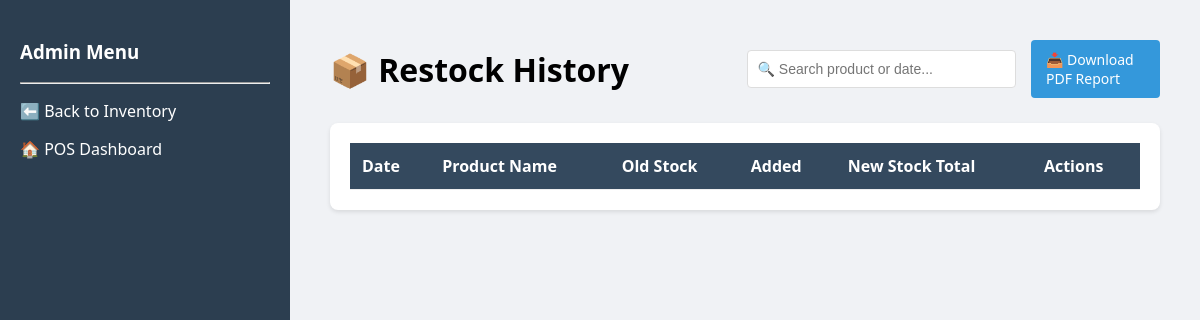
Page /restock_history (signed in) on the earlier database version.
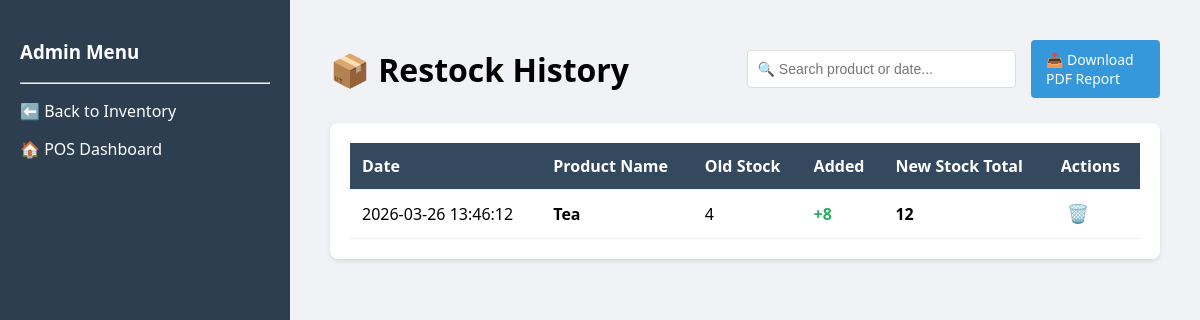
Same page on the later database version.
### tables this page shows
CREATE TABLE inventory_log (
            id INTEGER PRIMARY KEY AUTOINCREMENT,
            product_id INTEGER,
            old_quantity INTEGER,
            added_quantity INTEGER,
            new_quantity INTEGER,
            change_date DATETIME DEFAULT (strftime('%Y-%m-%d %H:%M:%S', 'now')),
            FOREIGN KEY (product_id) REFERENCES products (id)
            );

CREATE TABLE products (
            id INTEGER PRIMARY KEY AUTOINCREMENT, 
            name TEXT NOT NULL,
            category TEXT DEFAULT 'General', 
            sell_price REAL NOT NULL, 
            quantity INTEGER NOT NULL CHECK(quantity >= 0),
            is_active INTEGER DEFAULT 1,
            min_stock_level INTEGER DEFAULT 5,
            date_added DATETIME DEFAULT (strftime('%Y-%m-%d %H:%M:%S', 'now')));

### app.py (the view)
@app.route("/restock_history")
@login_required
@admin_required
def restock_history():
    db = get_db()
    logs = db.execute('''
        SELECT l.id, p.name, l.old_quantity, l.added_quantity, l.new_quantity, l.change_date
        FROM inventory_log l
        JOIN products p ON l.product_id = p.id
        ORDER BY l.change_date DESC
    ''').fetchall()
    return render_template("restock_history.html", logs=logs)

### app.py (called while the page is built)
def get_db():
    if 'db' not in g:
        g.db = sqlite3.connect(DATABASE)
        g.db.row_factory = sqlite3.Row
        g.db.execute("PRAGMA foreign_keys = ON")
    return g.db

@app.teardown_appcontext
def close_connection(exception):
    db = g.pop('db', None)
    if db is not None:
        db.close()

def login_required(f):
    @wraps(f)
    def decorated_function(*args, **kwargs):
        if 'user' not in session:
            return redirect(url_for('login'))
        return f(*args, **kwargs)
    return decorated_function

def admin_required(f):
    @wraps(f)
    def decorated_function(*args, **kwargs):
        if session.get('role') != 'Admin':
            flash("Unauthorized! Admin rights required.")
            return redirect(url_for('dashboard'))
        return f(*args, **kwargs)
    return decorated_function

@app.context_processor
def inject_shop():
    db = get_db()
    shop_data = db.execute("SELECT * FROM shop_settings WHERE id = 1").fetchone()
    return dict(shop=shop_data)

### templates/restock_history.html (shortened to what this page needs)
<!DOCTYPE html>
<html>
<head>
</head>
<body>
    <div class="sidebar">
        <h3>Admin Menu</h3>
        <hr>
        <a href="/inventory" style="color:white; text-decoration: none;"><p>⬅️ Back to Inventory</p></a>
        <a href="/dashboard" style="color:white; text-decoration: none;"><p>🏠 POS Dashboard</p></a>
    </div>
    <div class="main">
        <div class="header-flex">
            <h1 style="margin: 0;">📦 Restock History</h1>
            <div class="action-bar">
                <input type="text" id="historySearch" class="search-input" placeholder="🔍 Search product or date...">
                <a href="/download_restock_pdf" class="bg-blue">📥 Download PDF Report</a>
            </div>
        </div>
        <div class="card">
            <table id="historyTable">
                <thead>
                    <tr>
                        <th>Date</th>
                        <th>Product Name</th>
                        <th>Old Stock</th>
                        <th>Added</th>
                        <th>New Stock Total</th>
                        <th>Actions</th>
                    </tr>
                </thead>
                <tbody>
                    {% for log in logs %}
                    <tr class="log-row">
                        <td class="log-date">{{ log.change_date }}</td>
                        <td class="log-name"><strong>{{ log.name }}</strong></td>
                        <td>{{ log.old_quantity }}</td>
                        <td style="color: #27ae60; font-weight: bold;">+{{ log.added_quantity }}</td>
                        <td><strong>{{ log.new_quantity }}</strong></td>
                        <td>
                            <form action="{{ url_for('delete_restock_log', log_id=log.id) }}" method="POST" onsubmit="return confirm('Delete this log? This will subtract {{ log.added_quantity }} from your current stock.');">
                                <button type="submit" style="background: none; border: none; cursor: pointer; color: #e74c3c; font-size: 18px;">🗑️</button>
                            </form>
                        </td>
                    </tr>
                    {% endfor %}
                </tbody>
            </table>
        </div>
    </div>
</body>
</html>

Differences in the rows shown:
added inventory_log: change_date "2026-03-26 13:46:12", name "Tea", old_quantity "4", added_quantity "8", new_quantity "12"
